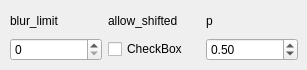
         <widget class="QWidget" name="tab_6">
          <attribute name="title">
           <string>MotionBlur </string>
          </attribute>
          <widget class="QWidget" name="gridLayoutWidget_12">
           <property name="geometry">
            <rect>
             <x>10</x>
             <y>10</y>
             <width>288</width>
             <height>51</height>
            </rect>
           </property>
           <layout class="QGridLayout" name="gridLayout_12">
            <item row="0" column="0">
             <widget class="QLabel" name="label_40">
              <property name="text">
               <string>blur_limit</string>
              </property>
             </widget>
            </item>
            <item row="1" column="1">
             <layout class="QHBoxLayout" name="horizontalLayout_16">
              <item>
               <widget class="QCheckBox" name="chb_mob_allow_shifted">
                <property name="text">
                 <string>CheckBox</string>
                </property>
               </widget>
              </item>
             </layout>
            </item>
            <item row="0" column="1">
             <widget class="QLabel" name="label_43">
              <property name="text">
               <string>allow_shifted</string>
              </property>
             </widget>
            </item>
            <item row="0" column="2">
             <widget class="QLabel" name="label_44">
              <property name="text">
               <string>p</string>
              </property>
             </widget>
            </item>
            <item row="1" column="2">
             <widget class="QDoubleSpinBox" name="sb_mob_p">
              <property name="value">
               <double>0.500000000000000</double>
              </property>
             </widget>
            </item>
            <item row="1" column="0">
             <widget class="QSpinBox" name="sb_mob_blur_limit"/>
            </item>
           </layout>
          </widget>
         </widget>
